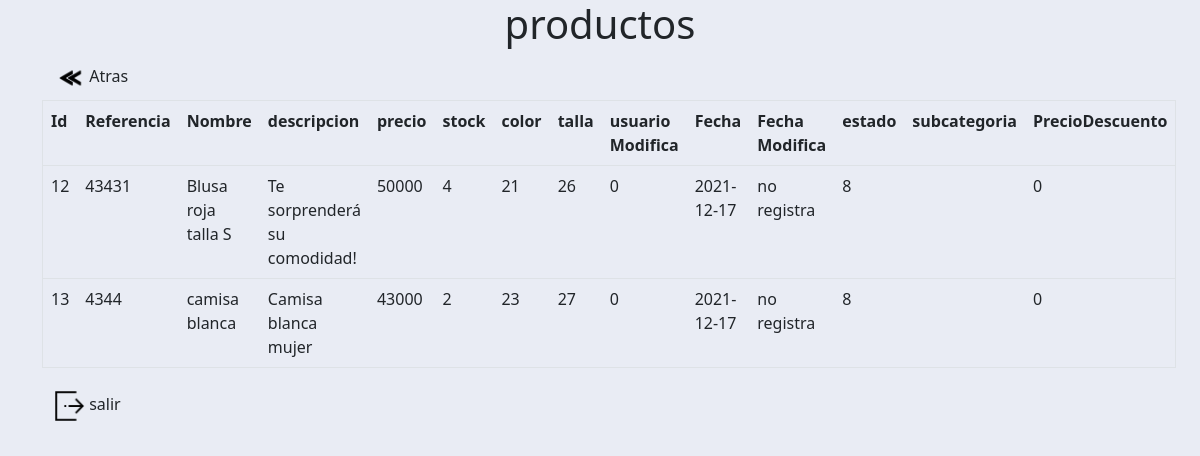
Page /modules/categories/filtrarProductos.php?id=1 on the committed database.
### tables this page shows
CREATE TABLE `productos` (
  `idProductos` int(11) NOT NULL,
  `referencia` varchar(45) DEFAULT NULL,
  `nombre` varchar(45) NOT NULL,
  `descripcion` longtext NOT NULL,
  `precio` int(11) NOT NULL,
  `stock` int(11) NOT NULL,
  `color` int(11) NOT NULL,
  `talla` int(11) NOT NULL,
  `usuarioModifica` int(11) DEFAULT NULL,
  `fechaCreacion` date NOT NULL DEFAULT current_timestamp(),
  `fechaModificacion` date DEFAULT NULL,
  `estado` int(11) NOT NULL,
  `subcategoria` int(11) NOT NULL,
  `precioDescuento` int(11) DEFAULT NULL
);

### modules/categories/cod/categoria_sub.php (called while the page is built, shortened)
<?php
class Categorias{
    public function __construct(){
        require 'conexion.php';
    }
    public function filtrarproductos($id){
        $connect = new conexion();
        $connect->conectar();
        $query = "select * from productos WHERE subcategoria =".$id;
        $resultado = $connect->ejecutar($query);
        return $resultado;
    }
    }
?>

### modules/categories/cod/dataconexion.php (called while the page is built)
<?php
	$host = "localhost";
	$user = "root";
	$pass = "";
	$db = "ecommerce";
?>

### modules/categories/cod/conexion.php (called while the page is built, shortened)
<?php
	class Conexion{
		private $cnx;
		public function conectar(){
			require 'dataconexion.php';
			$this->cnx = new Mysqli($host, $user, $pass, $db);
		}
		public function ejecutar($sentencia){
			$respuesta = $this->cnx->query($sentencia);
			return $respuesta;
		}
	}
?>

### modules/categories/filtrarProductos.php (the view, shortened to what this page needs)
<!DOCTYPE html>
<html>
<head>
	<link href="https://cdn.jsdelivr.net/npm/bootstrap@5.1.3/dist/css/bootstrap.min.css" rel="stylesheet">
	<link rel="stylesheet" href="../../css/contentBackground.css">
</head>
<body class="bg-secondary-custom">
	<?php
    require'cod/categoria_sub.php';
    $id = $_GET['id'];
    $Nombresub= $_GET['nom'];
    $cat = new Categorias();
    $result = $cat->filtrarproductos($id);
    echo "<div class=container>";
		echo "<h1 class=text-center>productos</h1>";
		echo "<form action='listadocategorias.php' method='GET'>
		<button class=btn>
			<img src='img/1486348529-back-backwards-repeat-arrows-arrow_80455 (1).ico' width=30px/>
			<a>Atras</a>
		</button>";
		echo "<br>";
		echo "<table border=1 class=table>";
		echo "<tr>
				<th>Id</th>
				<th>Referencia</th>
				<th>Nombre</th>
				<th>descripcion</th>
				<th>precio</th>
				<th>stock</th>
				<th>color</th>
				<th>talla</th>
                <th>usuario Modifica</th>
                <th>Fecha</th>
                <th>Fecha Modifica</th>
                <th>estado</th>
                <th>subcategoria</th>
                <th>PrecioDescuento</th>
			</tr>";
		while ($datos = mysqli_fetch_assoc($result)){
			if ($datos['fechaModificacion']== ""){
				$datos['fechaModificacion']= 'no registra';
			}
            $datos['subcategoria']= $Nombresub;
			echo "<tr>";
				foreach ($datos as $key => $value) {
					echo "<td>".$value."</td>";
				}
		}
		echo "</table>";
		echo "<form action='inicio.php' method='GET'>
		<button class=btn>
			<img src='img/4213459-common-door-exit-logout-out-signout_115411.ico' width=30px/>
			<a>salir</a>
		</button>";
		echo "</div>";
	?>
</body>
</html>

### css/contentBackground.css (style rules this page uses)
.bg-secondary-custom { background-color: #e9ecf4; }

### rows in the picture
productos: idProductos "12", referencia "43431", nombre "Blusa roja talla S", descripcion "Te sorprenderá su comodidad!", precio "50000", stock "4", color "21", talla "26", usuarioModifica "0", fechaCreacion "2021-12-17", value "no registra", estado "8", precioDescuento "0"
productos: idProductos "13", referencia "4344", nombre "camisa blanca", descripcion "Camisa blanca mujer", precio "43000", stock "2", color "23", talla "27", usuarioModifica "0", fechaCreacion "2021-12-17", value "no registra", estado "8", precioDescuento "0"
